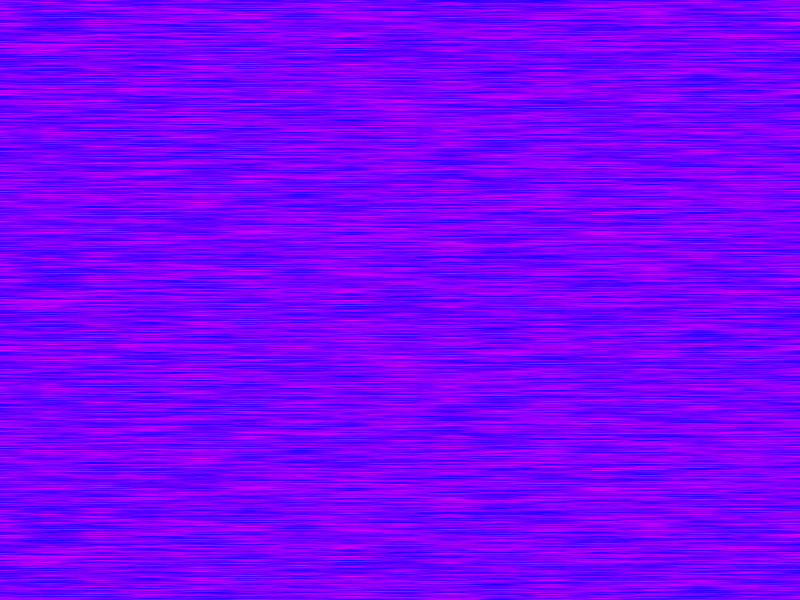
Frame 1 (no input)
Frame 60 (the mouse pressed at the canvas centre just before this capture): identical to frame 1, image omitted
Frame 120 (the mouse held since frame 60 and released just before this capture): identical to frame 1, image omitted

The Processing sketch that drew this single still picture (run headless with seeded random() and noise(); from frame 60 on, the mouse is pressed at the canvas centre):

// Processing sketch: Random
// ── Random.pde

void setup() {
    size(800, 600);
    stroke(100, 150, 200);
    // fill(100, 150, 200);
    noFill();
    strokeWeight(4);

    // frameRate(5);
    // noiseGraph_1D();
    noiseGraph_2D();
    // drawNoiseCircle(width * 0.5, height * 0.5, 200);

    // background(0);
    // colorMode(HSB);
    // centerY = height * 0.5;
}

void draw() {
    // background(0);
    // drawNoiseCircle(width * 0.5, height * 0.5, 200, 0.2 * frameCount);

    // drawNoiseCircle_Dynamic(150, 500);
    // background(100, 100, 100, 255);
    // noiseSeed(frameCount);
    // noiseGraph_1D_Close();
}


// 注意采样间隔影响采样结果的平滑性，越小越平缓
void noiseGraph_1D() {
    float sampleInterval = 0.02;
    PVector lastPoint = new PVector(0.0, noise(0) * height);
    PVector currentPoint = new PVector(0.0, 0.0);
    
    for(int i = 2; i <= width; i+=2) {
        currentPoint.x = i;
        currentPoint.y = noise(currentPoint.x * sampleInterval) * height;
        line(lastPoint.x, lastPoint.y, currentPoint.x, currentPoint.y);
        lastPoint.x = currentPoint.x;
        lastPoint.y = currentPoint.y;
    }
}

void noiseGraph_1D_Close() {
    beginShape();
    float sampleInterval = 0.02;
    
    vertex(0, height);
    for(int i = 0; i <= width; i+=2) {
        vertex(i, noise(i * sampleInterval) * height);
    }
    vertex(width, height);
    endShape(CLOSE);
}


void noiseGraph_2D() {
    float sampleInterval = 0.02;
    loadPixels();
    float pixelCount = pixels.length;
    
    // 第一种循环方式
    // for (int i = 0; i < pixelCount; i++) {
    //     float row = floor(i / width);
    //     float column = i % width;
    //     pixels[i] = color(255 * noise(row * sampleInterval, column * sampleInterval), 0, 255);
    // }

    // 第二种遍历方式
    for (int i = 0; i < width; i++) {
        for (int j = 0; j < height; j++) {
            // pixels[i + j * width] = color(255 * noise(i * sampleInterval, j * sampleInterval), 0, 255);
            pixels[i + j * width] = color(255 * noise((i + j * width) * sampleInterval), 0, 255);
        }
    }
    updatePixels();
}

void drawNoiseCircle(float centerX, float centerY, float radius, float sampleOffset) {
    float sampleInterval = 0.01;
    float unitAngle =  TWO_PI / 360;
    beginShape();
    for (float angle = 0; angle <= TWO_PI; angle += unitAngle * 4 ) {
        float x = centerX + radius * cos(angle * sampleInterval);
        float y = centerY + radius * sin(angle * sampleInterval);
        float noise_radius = map(noise(x + sampleOffset, y + sampleOffset), 0, 1, 0.4, 1) * radius;
        float pointX = centerX + noise_radius * cos(angle);
        float pointY = centerY + noise_radius * sin(angle);
        vertex(pointX, pointY);
        strokeWeight(2);
        line(centerX, centerY, pointX, pointY);
    }
    strokeWeight(4);
    endShape(CLOSE);
}


float xOffset = 0;
float yOffset = 0;
float centerX;
float centerY;

void drawNoiseCircle_Dynamic(float radius, int npts) {
    stroke(frameCount % 255, 128, 255, 64);

    beginShape();
    for (int i = 0; i < npts; i++){
        float angle = i * TWO_PI / npts;
        PVector p = new PVector(cos(angle), sin(angle));
        float noise_radius = radius * noise(xOffset + p.x, yOffset + p.y);
        p.mult(noise_radius);
        vertex(centerX + p.x, centerY + p.y);
    }
    endShape(CLOSE);

    xOffset += 0.006;
    yOffset += 0.006;

    centerX++;
    if (centerX > width) {
        background(0);
        centerX = 0;
    }
}
